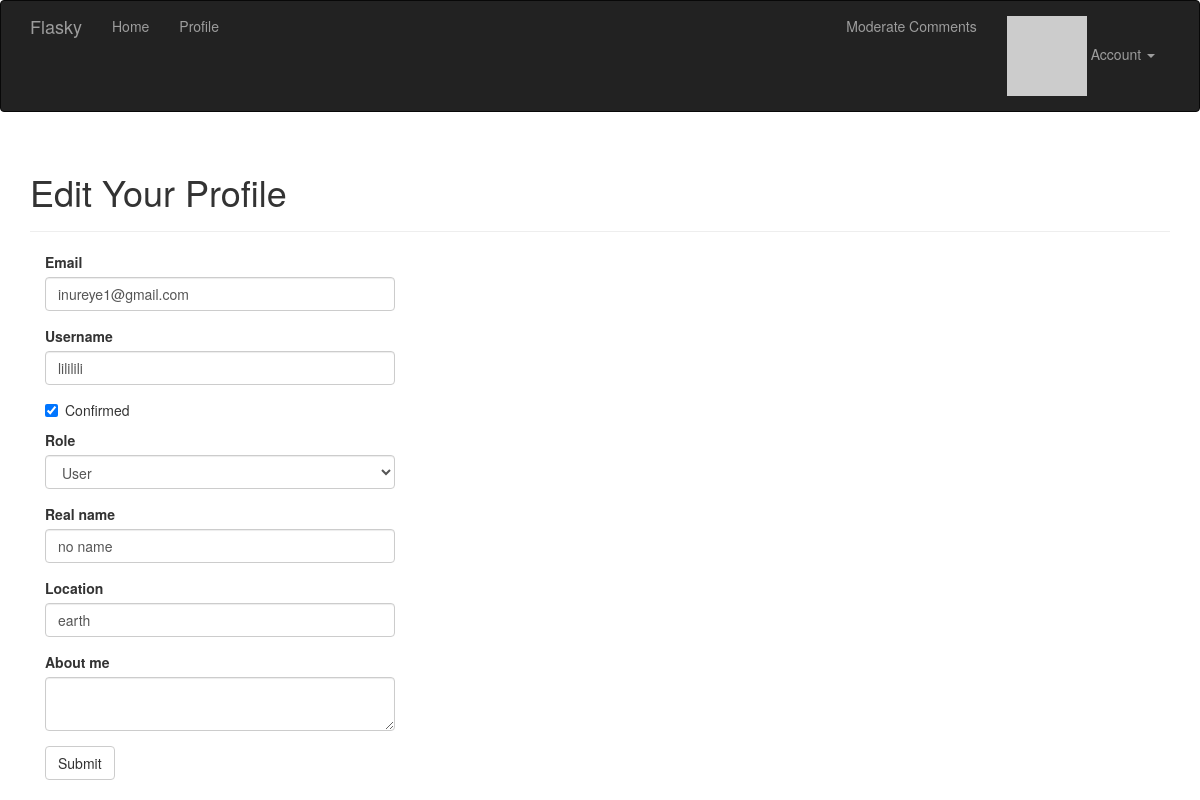
Screenshot of /edit-profile/104 (signed in) with the database file from the repository.
### app/models.py (models this page shows, shortened)
class User(UserMixin, db.Model):
    __tablename__ = 'users'
    id = db.Column(db.Integer, primary_key=True)
    username = db.Column(db.String(64), unique=True, index=True)
    email = db.Column(db.String(64), unique=True, index=True)  # 讓使用者可以用email 登入
    role_id = db.Column(db.Integer, db.ForeignKey('roles.id'))
    password_hash = db.Column(db.String(128))
    confirmed = db.Column(db.Boolean, default=False)  # 帳號確認狀態
    name = db.Column(db.String(64))  # 本名
    location = db.Column(db.String(64))
    about_me = db.Column(db.Text())
    member_since = db.Column(db.DateTime(), default=datetime.utcnow)  # 建立時間
    last_seen = db.Column(db.DateTime(), default=datetime.utcnow)  # 上次訪問時間
    avatar_hash = db.Column(db.String(32))  # 儲存頭像URL用
    posts = db.relationship('Post', backref='author', lazy='dynamic')
    followed = db.relationship('Follow', foreign_keys=[Follow.follower_id],
                                         backref=db.backref('follower', lazy='joined'),
                                         lazy='dynamic',
                                         cascade='all, delete-orphan')
    followers = db.relationship('Follow', foreign_keys=[Follow.followed_id],
                                          backref=db.backref('followed', lazy='joined'),
                                          lazy='dynamic',
                                          cascade='all, delete-orphan')
    comments = db.relationship('Comment', backref='author', lazy='dynamic')  # 與評論的關係
    @property  # property 是只能讀取的屬性特性
    def password(self):
        raise AttributeError('password is not a readable attribute')
    def can(self, perm):
        return self.role is not None and self.role.has_permission(perm)
    def ping(self):
        self.last_seen = datetime.utcnow()
        db.session.add(self)
    def gravatar_hash(self):  # 產生email MD5 hash值
        return hashlib.md5(self.email.lower().encode('utf-8')).hexdigest()
    def gravatar(self, size=100, default='identicon', rating='g'):  # 產生gravatar的URL
        url = 'https://secure.gravatar.com/avatar'
        hash = self.avatar_hash or self.gravatar_hash()
        return f'{url}/{hash}?s={size}&d={default}&r={rating}'

### app/main/views.py (the view, shortened to what this page needs)
@main.route('/edit-profile/<int:id>', methods=['GET', 'POST'])
@login_required
@admin_required
def edit_profile_admin(id):
    user = User.query.get_or_404(id)  # 若找不到此id 回傳404
    form = EditProfileAdminForm(user=user)
    form.email.data = user.email
    form.username.data = user.username
    form.confirmed.data = user.confirmed
    form.role.data = user.role_id
    form.name.data = user.name
    form.location.data = user.location
    form.about_me.data = user.about_me
    return render_template('edit_profile.html', form=form, user=user)

### app/main/forms.py (shortened to what this page needs)
class EditProfileAdminForm(FlaskForm):  # 管理員使用表單
    email = StringField('Email', validators=[DataRequired(), Length(1, 64),
                                             Email()])
    username = StringField('Username', validators=[
        DataRequired(), Length(1, 64),
        Regexp('^[A-Za-z][A-Za-z0-9_.]*$', 0,
               'Usernames must have only letters, numbers, dots or '
               'underscores')])
    confirmed = BooleanField('Confirmed')
    role = SelectField('Role', coerce=int)  # 定義下拉式選單欄位, coerce 指定key為整數
    name = StringField('Real name', validators=[Length(0, 64)])
    location = StringField('Location', validators=[Length(0, 64)])
    about_me = TextAreaField('About me')
    submit = SubmitField('Submit')
    def __init__(self, user, *args, **kwargs):
        super(EditProfileAdminForm, self).__init__(*args, **kwargs)
        self.role.choices = [(role.id, role.name)
                             for role in Role.query.order_by(Role.name).all()]  # 將角色依造字母順序排序
        self.user = user

### app/auth/views.py (called while the page is built)
@auth.before_app_request  # 註冊成全域的裝飾器
def before_request():
    if current_user.is_authenticated:  # 如果使用者有登入下的判斷
        current_user.ping()  # 每次都執行 更新上次登入時間
        if not current_user.confirmed and request.endpoint \
            and request.blueprint != 'auth' and request.endpoint != 'static':
            return redirect(url_for('auth.unconfirmed'))

### app/main/__init__.py (called while the page is built)
@main.app_context_processor
def inject_permissions():
    return dict(Permission=Permission)

### app/models.py (called while the page is built)
@login_manager.user_loader  # 向flask-login 註冊此函式
def load_user(user_id):
    return User.query.get(int(user_id))

    def has_permission(self, perm):
        return self.permissions & perm == perm

### app/templates/edit_profile.html (shortened to what this page needs)
{% extends "base.html" %}
{% import "bootstrap/wtf.html" as wtf %}
{% block page_content %}
<div class="page-header">
    <h1>Edit Your Profile</h1>
</div>
<div class="col-md-4">
    {{ wtf.quick_form(form) }}
</div>
{% endblock %}

### rows the page displays
User: email "inureye1@gmail.com", username "lililili", confirmed "☑", role "User", name "no name", location "earth"
